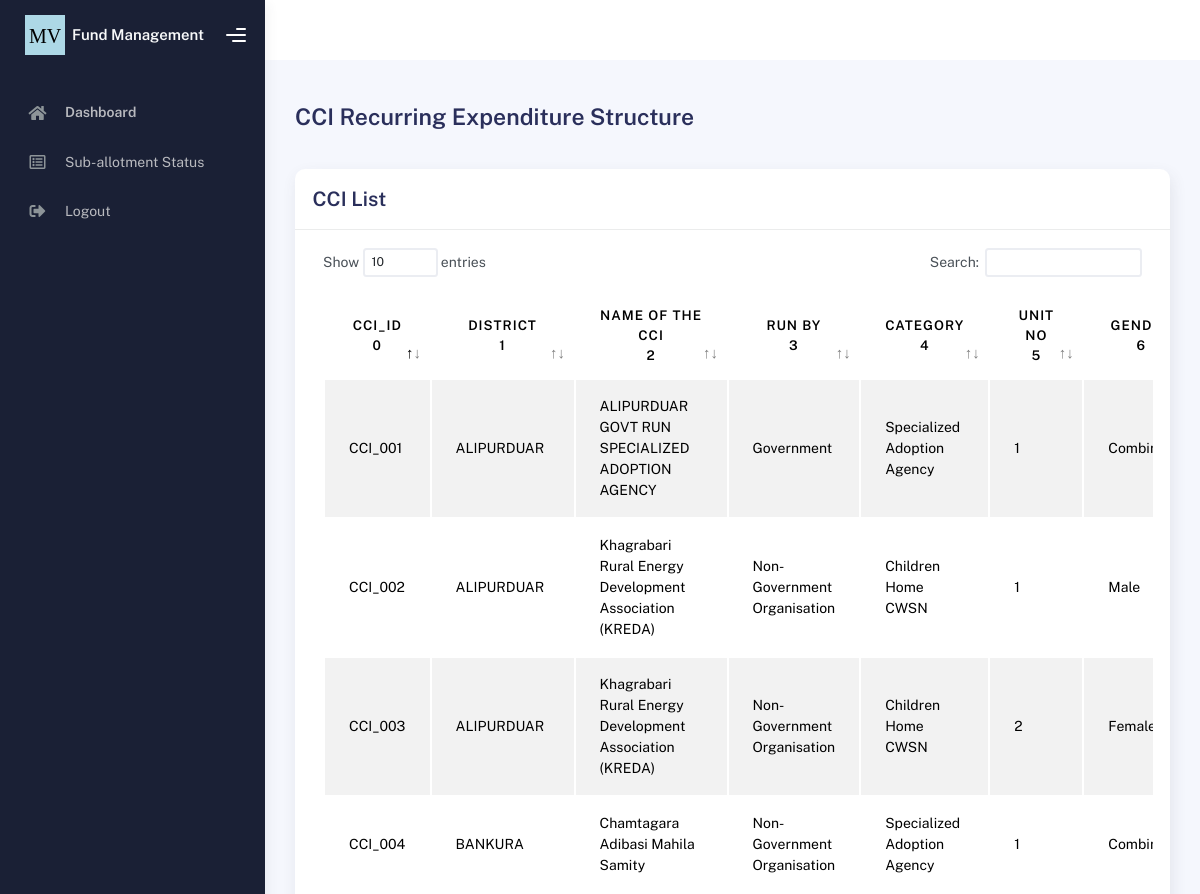
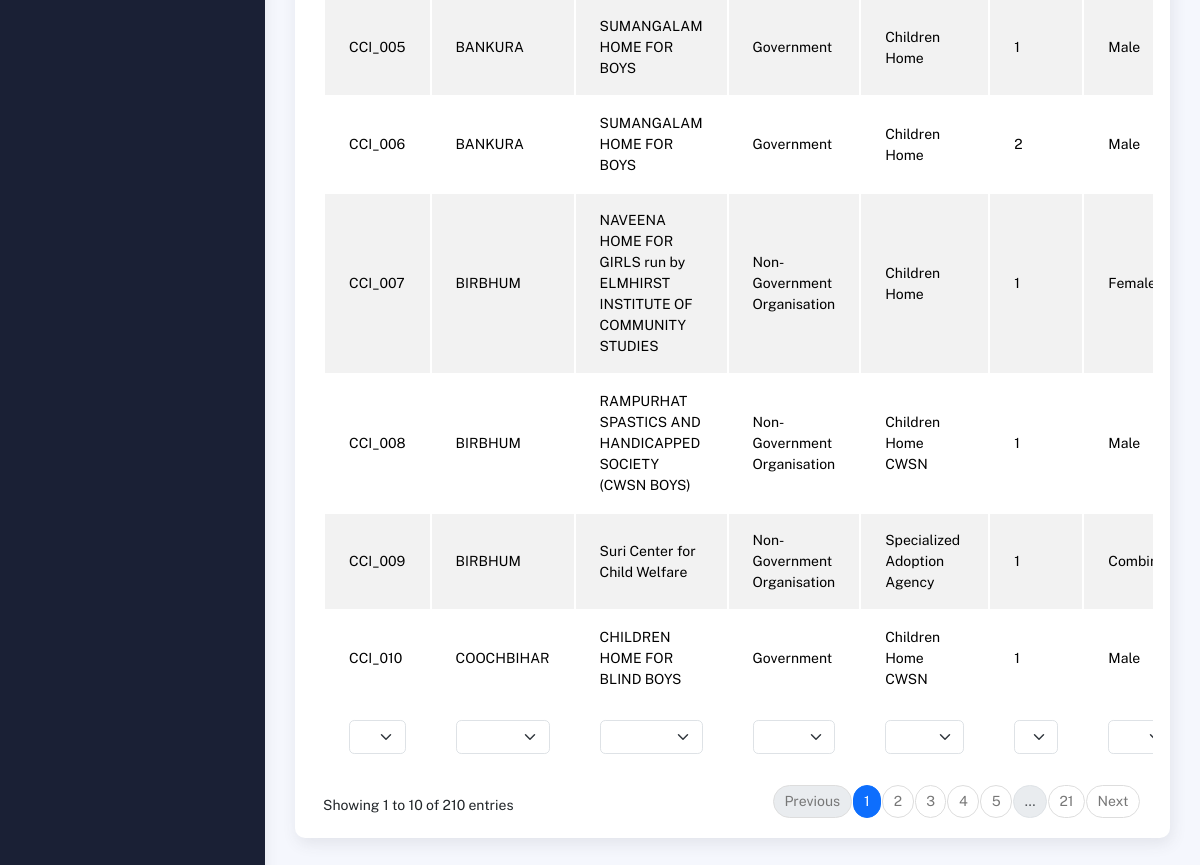
The page /pages/cci-recurring-exp.php (signed in) on the database as committed earlier (2 pictures, top to bottom).
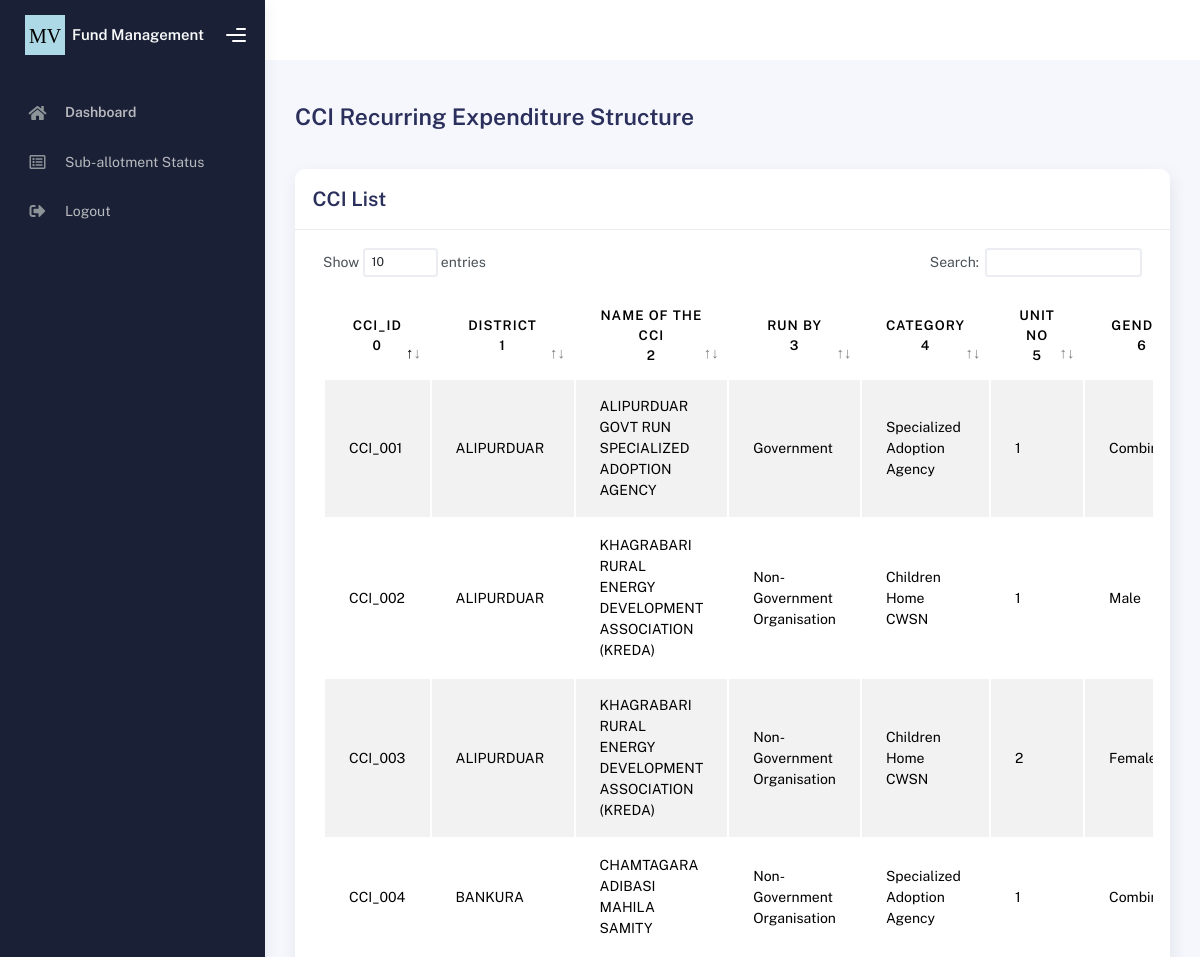
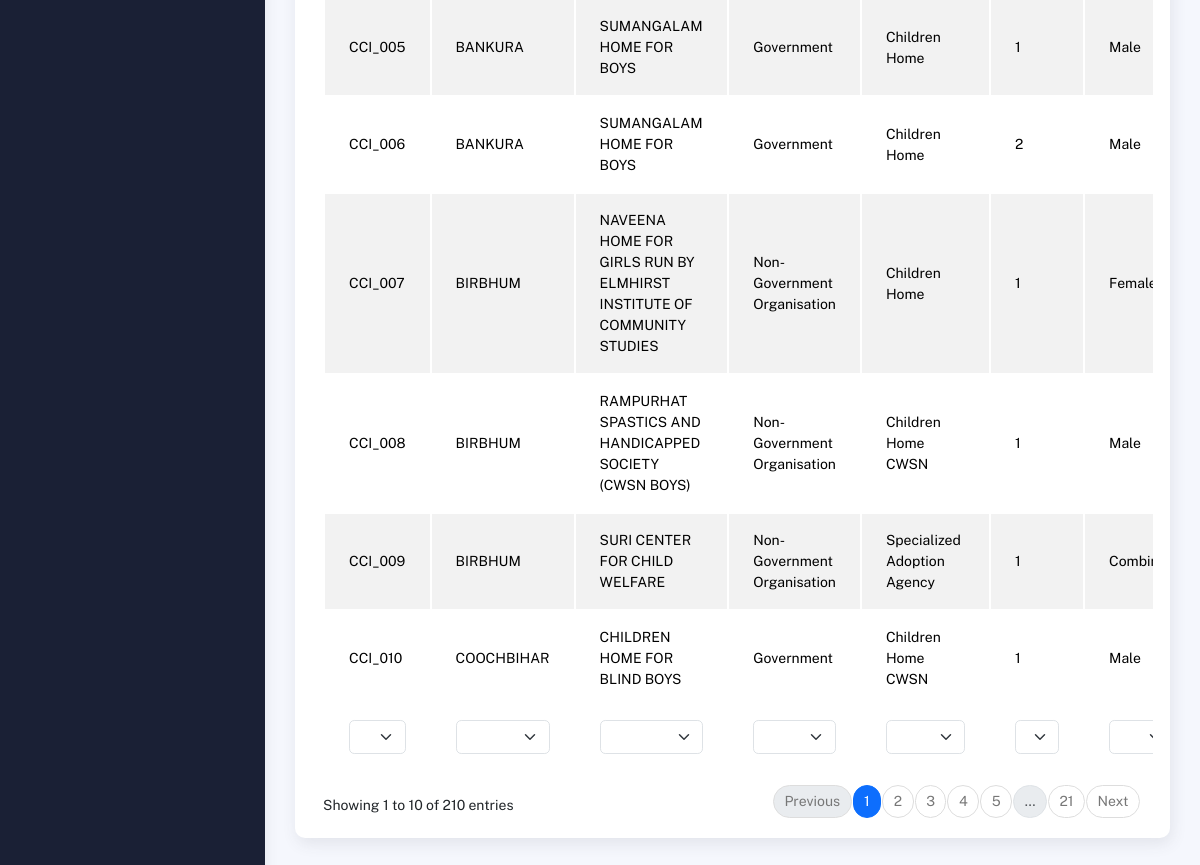
The same page on the database as committed later (2 pictures, top to bottom).
### tables this page shows
CREATE TABLE `cci` (
  `id` varchar(7) NOT NULL,
  `district` varchar(17) DEFAULT NULL,
  `cci_name` varchar(255) DEFAULT NULL,
  `cci_run_by` varchar(27) DEFAULT NULL,
  `cci_unit_no` int(1) DEFAULT NULL,
  `cci_gender` varchar(8) DEFAULT NULL,
  `strength` int(2) DEFAULT NULL,
  `cci_addr` varchar(255) DEFAULT NULL,
  `cci_pin` varchar(6) DEFAULT NULL,
  `category` varchar(27) DEFAULT NULL
);

### config/DbFunction.php (called while the page is built, shortened)
<?php
class DbFunction{
	function get_cci_details() {
		$db = Database::getInstance();
        $mysqli = $db->getConnection();
        $sql = "SELECT cci.id, cci.district, cci.cci_name, cci.cci_run_by, cci.category, cci.cci_unit_no, cci.cci_gender, cci.strength
                  FROM cci
                  ORDER BY cci.district, cci.cci_run_by, cci.cci_name, cci.category, cci.cci_unit_no";
        $rs = $mysqli->query($sql, MYSQLI_ASSOC);
        return $rs;
	}
}

### pages/cci-recurring-exp.php (the view, shortened to what this page needs)
<?php
include('../config/DbFunction.php');
$obj = new DbFunction();
$cci_arr = $obj->get_cci_details();
?>
<!DOCTYPE html>
<html lang="en">
<head>
    <link rel="stylesheet" href="../assets/css/bootstrap.min.css" />
    <link rel="stylesheet" href="../assets/css/plugins.min.css" />
    <link rel="stylesheet" href="../assets/css/kaiadmin.min.css" />
</head>
<body>
    <div class="wrapper">
        <?php include('sidebar.php');?>
        <div class="main-panel">
            <div class="main-header"></div>
            <div class="container">
              <div class="page-inner">
                <div class="d-flex align-items-left align-items-md-center flex-column flex-md-row pt-2 pb-4">
                  <div>
                    <h3 class="fw-bold mb-3">CCI Recurring Expenditure Structure</h3>
                  </div>
                </div>
                <div class="row">
                  <div class="col-md-12">
                    <div class="card card-round">
                      <div class="card-header">
                        <div class="card-head-row">
                          <div class="card-title">CCI List</div>
                        </div>
                      </div>
                      <div class="card-body">
                        <div class="table-responsive">
                          <table
                            id="multi-filter-select"
                            class="display table table-striped table-hover"
                          >
                            <thead class="text-center">
                              <tr>
                                <th>cci_id<br>0</th>
                                <th>District<br>1</th>
                                <th>Name of the CCI<br>2</th>
                                <th>Run by<br>3</th>
                                <th>Category<br>4</th>
                                <th>Unit No<br>5</th>
                                <th>Gender<br>6</th>
                              </tr>
                            </thead>
                            <tfoot>
                              <tr>
                                <th>cci_id<br>0</th>
                                <th>District<br>1</th>
                                <th>Name of the CCI<br>2</th>
                                <th>Run by<br>3</th>
                                <th>Category<br>4</th>
                                <th>Unit No<br>5</th>
                                <th>Gender<br>6</th>
                              </tr>
                            </tfoot>
                            <?php foreach ($cci_arr as $cci) {?>
                              <tr>
                                <td><?php echo $cci['id']; ?></td>
                                <td><?php echo $cci['district']; ?></td>
                                <td><?php echo $cci['cci_name']; ?></td>
                                <td><?php echo $cci['cci_run_by']; ?></td>
                                <td><?php echo $cci['category']; ?></td>
                                <td><?php echo $cci['cci_unit_no']; ?></td>
                                <td><?php echo $cci['cci_gender']; ?></td>
                              </tr>
                            <?php } ?>
                          </table>
                        </div>
                        </div>
                      </div>
                    </div>
                  </div>
                </div>
              </div>
            </div>
        </div>
  </body>
</html>

### pages/sidebar.php (shortened to what this page needs)
<div class="sidebar sidebar-style-2" data-background-color="dark">
    <div class="sidebar-logo">
        <div class="logo-header" data-background-color="dark">
        <a href="../index.php" class="logo">
            <svg width="40" height="40" xmlns="http://www.w3.org/2000/svg">
                <rect width="40" height="40" fill="lightblue"/>
                <text x="4" y="28" font-family="Consolas" font-size="20" fill="black">MV</text>
            </svg>
            <p class="h6 navbar-brand text-light fw-bold px-sm-2 pt-2">Fund Management</p>
        </a>
        <div class="nav-toggle">
            <button class="btn btn-toggle toggle-sidebar">
            <i class="gg-menu-right"></i>
            </button>
        </div>
        </div>
    </div>
    <div class="sidebar-wrapper scrollbar scrollbar-inner">
        <div class="sidebar-content">
        <ul class="nav nav-secondary" id="side-menu">
            <li class="nav-item">
                <a href="view.php" class="">
                    <i class="fas fa-home"></i>
                    <p>Dashboard</p>
                </a>
            </li>
            <li class="nav-item">
                <a href="sub-allotment.php" class="">
                    <i class="far fa-list-alt"></i>
                    Sub-allotment Status
                </a>
            </li>
            <li class="nav-item">
                <a href="logout.php" class="nav-link link-body-emphasis">
                    <i class="fas fa-sign-out-alt"></i>
                    Logout
                </a>
            </li>
        </ul>
        </div>
    </div>
</div>

Rows that differ between the two databases and show on the page:
changed cci "CCI_002": cci_name "Khagrabari Rural Energy Development Association (KREDA)" → "KHAGRABARI RURAL ENERGY DEVELOPMENT ASSOCIATION (KREDA)"
changed cci "CCI_003": cci_name "Khagrabari Rural Energy Development Association (KREDA)" → "KHAGRABARI RURAL ENERGY DEVELOPMENT ASSOCIATION (KREDA)"
changed cci "CCI_004": cci_name "Chamtagara Adibasi Mahila Samity" → "CHAMTAGARA ADIBASI MAHILA SAMITY"
changed cci "CCI_007": cci_name "NAVEENA HOME FOR GIRLS run by ELMHIRST INSTITUTE OF COMMUNITY STUDIES" → "NAVEENA HOME FOR GIRLS RUN BY ELMHIRST INSTITUTE OF COMMUNITY STUDIES"
changed cci "CCI_009": cci_name "Suri Center for Child Welfare" → "SURI CENTER FOR CHILD WELFARE"
